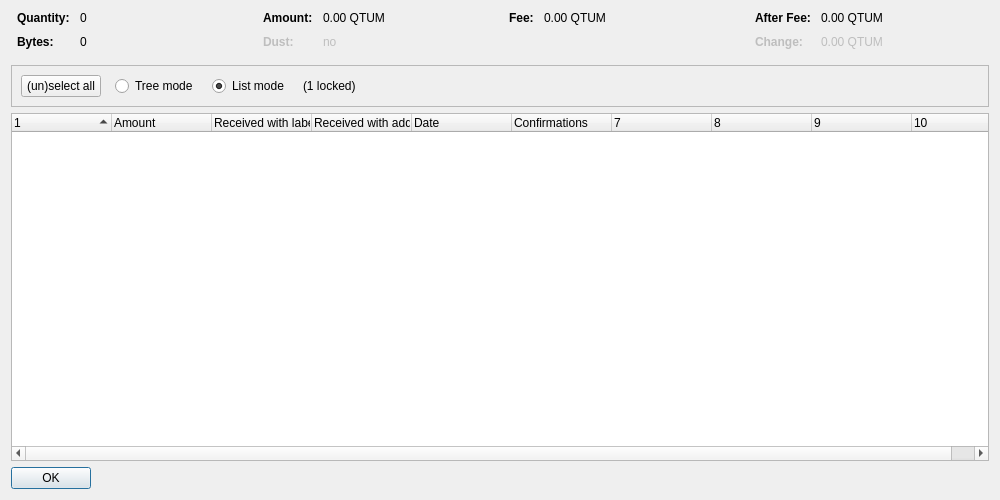
<?xml version="1.0" encoding="UTF-8"?>
<ui version="4.0">
 <class>CoinControlDialog</class>
 <widget class="QDialog" name="CoinControlDialog">
  <property name="geometry">
   <rect>
    <x>0</x>
    <y>0</y>
    <width>1000</width>
    <height>500</height>
   </rect>
  </property>
  <property name="windowTitle">
   <string>Coin Selection</string>
  </property>
  <layout class="QVBoxLayout" name="verticalLayout">
   <item>
    <layout class="QHBoxLayout" name="horizontalLayoutTop" stretch="0,0,0,0">
     <property name="topMargin">
      <number>0</number>
     </property>
     <property name="bottomMargin">
      <number>10</number>
     </property>
     <item>
      <layout class="QFormLayout" name="formLayoutCoinControl1">
       <property name="horizontalSpacing">
        <number>10</number>
       </property>
       <property name="verticalSpacing">
        <number>10</number>
       </property>
       <property name="leftMargin">
        <number>6</number>
       </property>
       <property name="rightMargin">
        <number>6</number>
       </property>
       <item row="0" column="0">
        <widget class="QLabel" name="labelCoinControlQuantityText">
         <property name="font">
          <font>
           <weight>75</weight>
           <bold>true</bold>
          </font>
         </property>
         <property name="text">
          <string>Quantity:</string>
         </property>
        </widget>
       </item>
       <item row="0" column="1">
        <widget class="QLabel" name="labelCoinControlQuantity">
         <property name="cursor">
          <cursorShape>IBeamCursor</cursorShape>
         </property>
         <property name="contextMenuPolicy">
          <enum>Qt::ActionsContextMenu</enum>
         </property>
         <property name="text">
          <string notr="true">0</string>
         </property>
         <property name="textInteractionFlags">
          <set>Qt::LinksAccessibleByMouse|Qt::TextSelectableByKeyboard|Qt::TextSelectableByMouse</set>
         </property>
        </widget>
       </item>
       <item row="1" column="0">
        <widget class="QLabel" name="labelCoinControlBytesText">
         <property name="font">
          <font>
           <weight>75</weight>
           <bold>true</bold>
          </font>
         </property>
         <property name="text">
          <string>Bytes:</string>
         </property>
        </widget>
       </item>
       <item row="1" column="1">
        <widget class="QLabel" name="labelCoinControlBytes">
         <property name="cursor">
          <cursorShape>IBeamCursor</cursorShape>
         </property>
         <property name="contextMenuPolicy">
          <enum>Qt::ActionsContextMenu</enum>
         </property>
         <property name="text">
          <string notr="true">0</string>
         </property>
         <property name="textInteractionFlags">
          <set>Qt::LinksAccessibleByMouse|Qt::TextSelectableByKeyboard|Qt::TextSelectableByMouse</set>
         </property>
        </widget>
       </item>
      </layout>
     </item>
     <item>
      <layout class="QFormLayout" name="formLayoutCoinControl2">
       <property name="horizontalSpacing">
        <number>10</number>
       </property>
       <property name="verticalSpacing">
        <number>10</number>
       </property>
       <property name="leftMargin">
        <number>6</number>
       </property>
       <property name="rightMargin">
        <number>6</number>
       </property>
       <item row="0" column="0">
        <widget class="QLabel" name="labelCoinControlAmountText">
         <property name="font">
          <font>
           <weight>75</weight>
           <bold>true</bold>
          </font>
         </property>
         <property name="text">
          <string>Amount:</string>
         </property>
        </widget>
       </item>
       <item row="0" column="1">
        <widget class="QLabel" name="labelCoinControlAmount">
         <property name="cursor">
          <cursorShape>IBeamCursor</cursorShape>
         </property>
         <property name="contextMenuPolicy">
          <enum>Qt::ActionsContextMenu</enum>
         </property>
         <property name="text">
          <string notr="true">0.00 QTUM</string>
         </property>
         <property name="textInteractionFlags">
          <set>Qt::LinksAccessibleByMouse|Qt::TextSelectableByKeyboard|Qt::TextSelectableByMouse</set>
         </property>
        </widget>
       </item>
       <item row="1" column="0">
        <widget class="QLabel" name="labelCoinControlLowOutputText">
         <property name="enabled">
          <bool>false</bool>
         </property>
         <property name="font">
          <font>
           <weight>75</weight>
           <bold>true</bold>
          </font>
         </property>
         <property name="text">
          <string>Dust:</string>
         </property>
        </widget>
       </item>
       <item row="1" column="1">
        <widget class="QLabel" name="labelCoinControlLowOutput">
         <property name="enabled">
          <bool>false</bool>
         </property>
         <property name="cursor">
          <cursorShape>IBeamCursor</cursorShape>
         </property>
         <property name="contextMenuPolicy">
          <enum>Qt::ActionsContextMenu</enum>
         </property>
         <property name="text">
          <string notr="true">no</string>
         </property>
         <property name="textInteractionFlags">
          <set>Qt::LinksAccessibleByMouse|Qt::TextSelectableByKeyboard|Qt::TextSelectableByMouse</set>
         </property>
        </widget>
       </item>
      </layout>
     </item>
     <item>
      <layout class="QFormLayout" name="formLayoutCoinControl3">
       <property name="horizontalSpacing">
        <number>10</number>
       </property>
       <property name="verticalSpacing">
        <number>10</number>
       </property>
       <property name="leftMargin">
        <number>6</number>
       </property>
       <property name="rightMargin">
        <number>6</number>
       </property>
       <item row="0" column="0">
        <widget class="QLabel" name="labelCoinControlFeeText">
         <property name="font">
          <font>
           <weight>75</weight>
           <bold>true</bold>
          </font>
         </property>
         <property name="text">
          <string>Fee:</string>
         </property>
        </widget>
       </item>
       <item row="0" column="1">
        <widget class="QLabel" name="labelCoinControlFee">
         <property name="cursor">
          <cursorShape>IBeamCursor</cursorShape>
         </property>
         <property name="contextMenuPolicy">
          <enum>Qt::ActionsContextMenu</enum>
         </property>
         <property name="text">
          <string notr="true">0.00 QTUM</string>
         </property>
         <property name="textInteractionFlags">
          <set>Qt::LinksAccessibleByMouse|Qt::TextSelectableByKeyboard|Qt::TextSelectableByMouse</set>
         </property>
        </widget>
       </item>
      </layout>
     </item>
     <item>
      <layout class="QFormLayout" name="formLayoutCoinControl4">
       <property name="horizontalSpacing">
        <number>10</number>
       </property>
       <property name="verticalSpacing">
        <number>10</number>
       </property>
       <property name="leftMargin">
        <number>6</number>
       </property>
       <property name="rightMargin">
        <number>6</number>
       </property>
       <item row="0" column="0">
        <widget class="QLabel" name="labelCoinControlAfterFeeText">
         <property name="font">
          <font>
           <weight>75</weight>
           <bold>true</bold>
          </font>
         </property>
         <property name="text">
          <string>After Fee:</string>
         </property>
        </widget>
       </item>
       <item row="0" column="1">
        <widget class="QLabel" name="labelCoinControlAfterFee">
         <property name="cursor">
          <cursorShape>IBeamCursor</cursorShape>
         </property>
         <property name="contextMenuPolicy">
          <enum>Qt::ActionsContextMenu</enum>
         </property>
         <property name="text">
          <string notr="true">0.00 QTUM</string>
         </property>
         <property name="textInteractionFlags">
          <set>Qt::LinksAccessibleByMouse|Qt::TextSelectableByKeyboard|Qt::TextSelectableByMouse</set>
         </property>
        </widget>
       </item>
       <item row="1" column="0">
        <widget class="QLabel" name="labelCoinControlChangeText">
         <property name="enabled">
          <bool>false</bool>
         </property>
         <property name="font">
          <font>
           <weight>75</weight>
           <bold>true</bold>
          </font>
         </property>
         <property name="text">
          <string>Change:</string>
         </property>
        </widget>
       </item>
       <item row="1" column="1">
        <widget class="QLabel" name="labelCoinControlChange">
         <property name="enabled">
          <bool>false</bool>
         </property>
         <property name="cursor">
          <cursorShape>IBeamCursor</cursorShape>
         </property>
         <property name="contextMenuPolicy">
          <enum>Qt::ActionsContextMenu</enum>
         </property>
         <property name="text">
          <string notr="true">0.00 QTUM</string>
         </property>
         <property name="textInteractionFlags">
          <set>Qt::LinksAccessibleByMouse|Qt::TextSelectableByKeyboard|Qt::TextSelectableByMouse</set>
         </property>
        </widget>
       </item>
      </layout>
     </item>
    </layout>
   </item>
   <item>
    <widget class="QFrame" name="frame">
     <property name="minimumSize">
      <size>
       <width>0</width>
       <height>40</height>
      </size>
     </property>
     <property name="frameShape">
      <enum>QFrame::StyledPanel</enum>
     </property>
     <property name="frameShadow">
      <enum>QFrame::Sunken</enum>
     </property>
     <layout class="QHBoxLayout" name="horizontalLayout">
      <item>
       <layout class="QHBoxLayout" name="horizontalLayoutPanel" stretch="0,0,0,0,0">
        <property name="spacing">
         <number>14</number>
        </property>
        <item>
         <widget class="QPushButton" name="pushButtonSelectAll">
          <property name="sizePolicy">
           <sizepolicy hsizetype="Maximum" vsizetype="Fixed">
            <horstretch>0</horstretch>
            <verstretch>0</verstretch>
           </sizepolicy>
          </property>
          <property name="text">
           <string>(un)select all</string>
          </property>
          <property name="autoDefault">
           <bool>false</bool>
          </property>
         </widget>
        </item>
        <item>
         <widget class="QRadioButton" name="radioTreeMode">
          <property name="sizePolicy">
           <sizepolicy hsizetype="Maximum" vsizetype="Fixed">
            <horstretch>0</horstretch>
            <verstretch>0</verstretch>
           </sizepolicy>
          </property>
          <property name="text">
           <string>Tree mode</string>
          </property>
         </widget>
        </item>
        <item>
         <widget class="QRadioButton" name="radioListMode">
          <property name="sizePolicy">
           <sizepolicy hsizetype="Maximum" vsizetype="Fixed">
            <horstretch>0</horstretch>
            <verstretch>0</verstretch>
           </sizepolicy>
          </property>
          <property name="text">
           <string>List mode</string>
          </property>
          <property name="checked">
           <bool>true</bool>
          </property>
         </widget>
        </item>
        <item>
         <widget class="QLabel" name="labelLocked">
          <property name="text">
           <string notr="true">(1 locked)</string>
          </property>
         </widget>
        </item>
        <item>
         <spacer name="horizontalSpacer">
          <property name="orientation">
           <enum>Qt::Horizontal</enum>
          </property>
          <property name="sizeHint" stdset="0">
           <size>
            <width>40</width>
            <height>20</height>
           </size>
          </property>
         </spacer>
        </item>
       </layout>
      </item>
     </layout>
    </widget>
   </item>
   <item>
    <widget class="CoinControlTreeWidget" name="treeWidget">
     <property name="contextMenuPolicy">
      <enum>Qt::CustomContextMenu</enum>
     </property>
     <property name="sortingEnabled">
      <bool>false</bool>
     </property>
     <property name="columnCount">
      <number>10</number>
     </property>
     <attribute name="headerShowSortIndicator" stdset="0">
      <bool>true</bool>
     </attribute>
     <attribute name="headerStretchLastSection">
      <bool>false</bool>
     </attribute>
     <column>
      <property name="text">
       <string/>
      </property>
     </column>
     <column>
      <property name="text">
       <string>Amount</string>
      </property>
     </column>
     <column>
      <property name="text">
       <string>Received with label</string>
      </property>
     </column>
     <column>
      <property name="text">
       <string>Received with address</string>
      </property>
     </column>
     <column>
      <property name="text">
       <string>Date</string>
      </property>
     </column>
     <column>
      <property name="text">
       <string>Confirmations</string>
      </property>
      <property name="toolTip">
       <string>Confirmed</string>
      </property>
     </column>
     <column>
      <property name="text">
       <string/>
      </property>
     </column>
     <column>
      <property name="text">
       <string/>
      </property>
     </column>
     <column>
      <property name="text">
       <string/>
      </property>
     </column>
     <column>
      <property name="text">
       <string/>
      </property>
     </column>
    </widget>
   </item>
   <item>
    <widget class="QDialogButtonBox" name="buttonBox">
     <property name="sizePolicy">
      <sizepolicy hsizetype="Maximum" vsizetype="Fixed">
       <horstretch>0</horstretch>
       <verstretch>0</verstretch>
      </sizepolicy>
     </property>
     <property name="orientation">
      <enum>Qt::Horizontal</enum>
     </property>
     <property name="standardButtons">
      <set>QDialogButtonBox::Ok</set>
     </property>
    </widget>
   </item>
  </layout>
 </widget>
 <customwidgets>
  <customwidget>
   <class>CoinControlTreeWidget</class>
   <extends>QTreeWidget</extends>
   <header>coincontroltreewidget.h</header>
  </customwidget>
 </customwidgets>
 <resources/>
 <connections/>
</ui>
